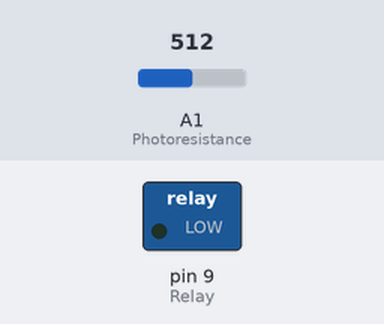
A sketch run on a simulated Arduino Uno, built with avr-gcc and run on an emulated ATmega328P. On the bench: switched loads named in the sketch (green lamp = pin HIGH). The inputs (shaded band) are chosen by the test bench; at power-on: A1 (Photoresistance) = 512.

Above: at 1.2 s.
1.3 s: A1 (Photoresistance) set to 164
2.8 s: A1 (Photoresistance) set to 141
At 3.3 s:
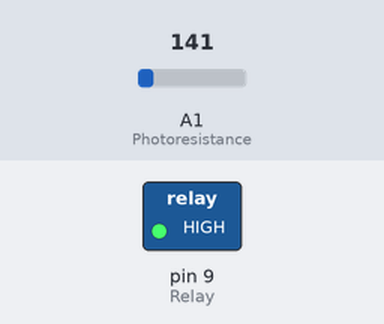
4.3 s: A1 (Photoresistance) set to 160
At 5.5 s:
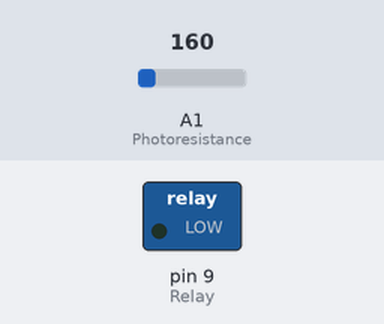
5.8 s: A1 (Photoresistance) set to 140
At 7.0 s:
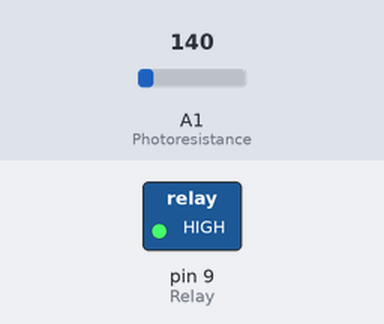
Timing chart, 0 to 8.3 s (numbered marks = the images above; inputs shaded):
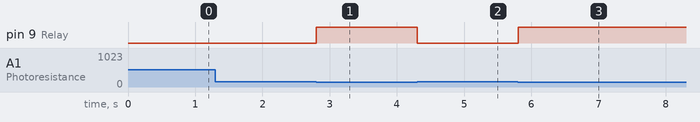

Measured:
- the behaviour switches between 150 and 149 on A1 (Photoresistance) (found by bisection; images 0 and 1)
- after the input at 1.3 s, every drawn part: stays the same
- after the input at 2.8 s, pin 9 (Relay): LOW → HIGH at once
- after the input at 4.3 s, pin 9 (Relay): HIGH → LOW at once
- after the input at 5.8 s, pin 9 (Relay): LOW → HIGH at once

The sketch:

Relay.ino
```cpp
/**************************************************
 * Single relay control experiment
 * According to the photoresistor sensed light intensity to control light switch
 * In addition to light here, you can also take other household appliances, according to their needs change
 * Installed, you need to understand some electrical knowledge, the operation must pay attention to safety!!!
 ***************************************************/

#define Relay 9
#define Photoresistance A1
int Val = 0;

void setup()
{
  pinMode(Relay, OUTPUT);
}

void loop(){

  Val = analogRead(Photoresistance);

  if(Val<150){
    digitalWrite(Relay,HIGH);
  }
  else{
    digitalWrite(Relay,LOW);
  }
  delay(10);
}
```
